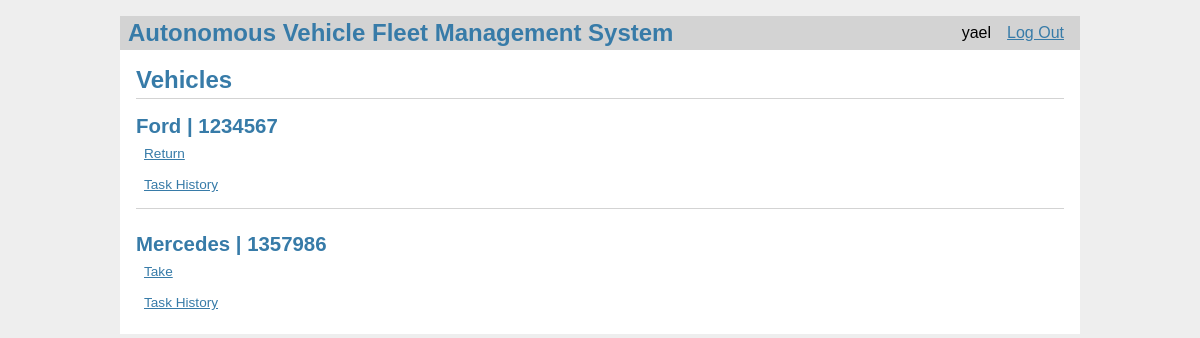
Page /vehicles/ (signed in) on the committed database.
### models.py (models this page shows, shortened)
class User(db.Model):
    id = db.Column(db.Integer, primary_key=True)
    username = db.Column(db.String(80), unique=True, nullable=False)
    password = db.Column(db.String(80), unique=True, nullable=False)
    role = db.Column(db.String(80), unique=False, nullable=False)

class Vehicle(db.Model):
    id = db.Column(db.Integer, primary_key=True)
    manufacturer = db.Column(db.String(80), unique=False, nullable=False)
    license_plate_number = db.Column(
        db.String(80), unique=True, nullable=False)
    user_id = db.Column(db.Integer, nullable=True)
    available = db.Column(db.Boolean, unique=False,
                          nullable=False, default=True)

### vehicles.py (the view)
@bp.route('/')
def index():
    vehicles = Vehicle.query.all()
    users = {
        user.id: user for user in
        User.query.filter(User.id.in_(
            [vehicle.user_id for vehicle in vehicles if vehicle.user_id]
        )).all()
    }
    create_staff_user()
    return render_template('vehicles/index.html', vehicles=vehicles, users=users)

### auth.py (called while the page is built)
@bp.before_app_request
def load_logged_in_user():
    user_id = session.get('user_id')
    if user_id is None:
        g.user = None
    else:
        g.user = User.query.filter_by(id=user_id).first()

### vehicles.py (called while the page is built)
def create_staff_user():
    staff_user = User.query.filter_by(username='staffUser').first()
    if staff_user is None:
        staff_user = User(username='staffUser', password=generate_password_hash(
            'staffpass'), role='STAFF')
        db.session.add(staff_user)
        db.session.commit()

### templates/vehicles/index.html (shortened to what this page needs)
{% extends 'base.html' %}
{% block header %}
<h1>{% block title %}Vehicles{% endblock %}</h1>
{% endblock %}
{% block content %}
{% for v in vehicles %}
<article class="vehicle">
    <header>
        <div>
            <h1>{{ v.manufacturer }} | {{ v.license_plate_number }}</h1>
            {% if v.available == True %}
            <a class="action" href="{{ url_for('vehicles.take_vehicle', vid=v.id) }}">Take</a>
            {% else %}
            {% if v.user_id == g.user.id %}
            <a class="action" href="{{ url_for('vehicles.return_vehicle', vid=v.id) }}">Return</a>
            {% else %}
            <p>Taken by {{ users[v.user_id].username }}.</p>
            {% endif %}
            {% endif %}
            <a class="action" href="{{ url_for('vehicles.task_history', vid=v.id) }}">Task History</a>
        </div>
    </header>
</article>
{% if not loop.last %}
<hr>
{% endif %}
{% endfor %}
{% endblock %}

### templates/base.html (shortened to what this page needs)
<!doctype html>
<link rel="stylesheet" href="{{ url_for('static', filename='style.css') }}">
<nav>
    <h1>Autonomous Vehicle Fleet Management System</h1>
    <ul>
        {% if g.user %}
        <li><span>{{ g.user['username'] }}</span>
        <li><a href="{{ url_for('auth.logout') }}">Log Out</a>
            {% else %}
        <li><a href="{{ url_for('auth.register') }}">Register</a>
        <li><a href="{{ url_for('auth.login') }}">Log In</a>
            {% endif %}
    </ul>
</nav>
<section class="content">
    <header>
        {% block header %}{% endblock %}
    </header>
    {% block content %}{% endblock %}
</section>

### static/style.css (style rules this page uses)
h1 { font-family: sans-serif; color: #377ba8; margin: 1rem 0; }
a { color: #377ba8; }
hr { border: none; border-top: 1px solid lightgray; }
nav { background: lightgray; display: flex; align-items: center; padding: 0 0.5rem; }
nav h1 { flex: auto; margin: 0; }
nav ul { display: flex; list-style: none; margin: 0; padding: 0; }
nav ul li a, nav ul li span, header .action { display: block; padding: 0.5rem; }
.content { padding: 0 1rem 1rem; }
.content>header { border-bottom: 1px solid lightgray; display: flex; align-items: flex-end; }
.content>header h1 { flex: auto; margin: 1rem 0 0.25rem 0; }
.vehicle>header { display: flex; align-items: flex-end; font-size: 0.85em; }
.vehicle>header>div:first-of-type { flex: auto; }
.vehicle>header h1 { font-size: 1.5em; margin-bottom: 0; }
.content:last-child { margin-bottom: 0; }

### rows in the picture
User: user.username "yael"
Vehicle: manufacturer "Ford", license_plate_number "1234567"
Vehicle: manufacturer "Mercedes", license_plate_number "1357986"
